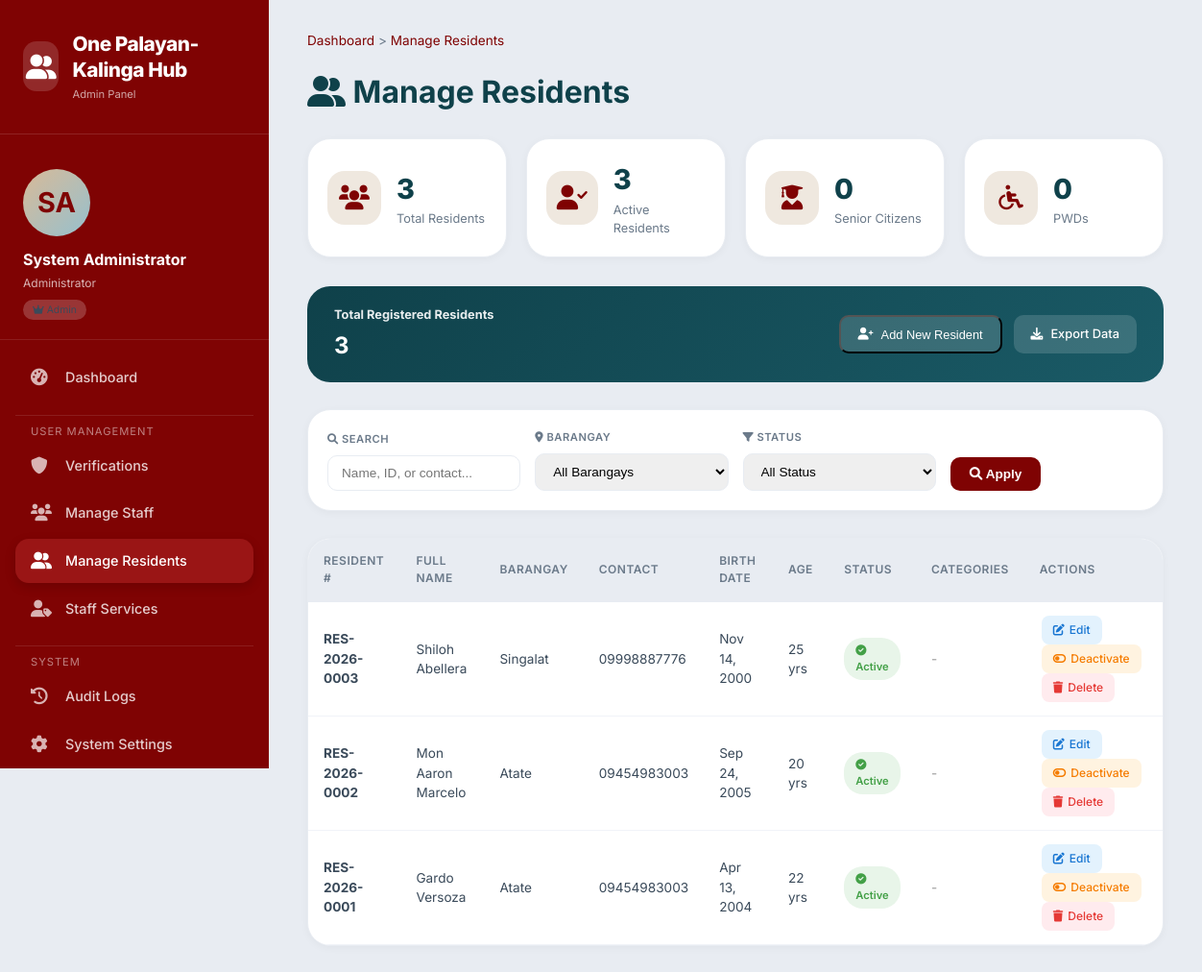
/staff/manage-residents.php (signed in), run on an earlier commit of the app's database.
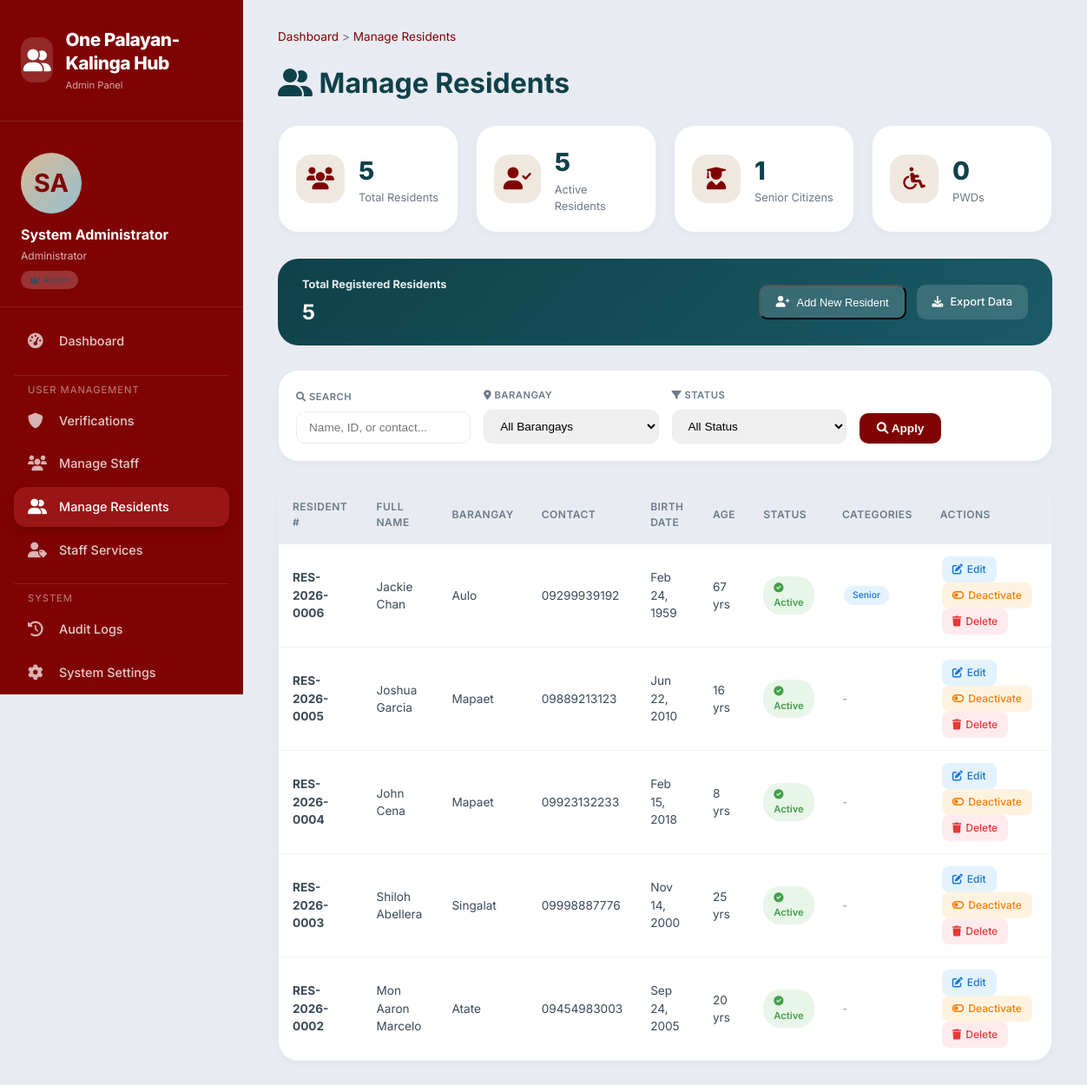
And on a later commit of the database.
### tables this page shows
CREATE TABLE `residents` (
  `id` int(11) NOT NULL,
  `user_id` int(11) DEFAULT NULL,
  `resident_number` varchar(50) DEFAULT NULL,
  `first_name` varchar(100) NOT NULL,
  `last_name` varchar(100) NOT NULL,
  `middle_name` varchar(100) DEFAULT NULL,
  `suffix` varchar(20) DEFAULT NULL,
  `birth_date` date DEFAULT NULL,
  `gender` enum('Male','Female','Other') DEFAULT NULL,
  `civil_status` enum('Single','Married','Widowed','Divorced','Separated') DEFAULT NULL,
  `address` text DEFAULT NULL,
  `barangay` varchar(100) DEFAULT NULL,
  `city` varchar(100) DEFAULT NULL,
  `province` varchar(100) DEFAULT NULL,
  `postal_code` varchar(10) DEFAULT NULL,
  `household_number` varchar(50) DEFAULT NULL,
  `senior_citizen` tinyint(1) DEFAULT 0,
  `pwd` tinyint(1) DEFAULT 0,
  `occupation` varchar(100) DEFAULT NULL,
  `monthly_income` decimal(10,2) DEFAULT 0.00,
  `educational_attainment` varchar(100) DEFAULT NULL,
  `emergency_contact_name` varchar(100) DEFAULT NULL,
  `emergency_contact_number` varchar(20) DEFAULT NULL,
  `relationship` varchar(50) DEFAULT NULL,
  `contact_number` varchar(20) DEFAULT NULL,
  `email` varchar(100) DEFAULT NULL,
  `street` varchar(255) DEFAULT NULL,
  `is_active` tinyint(1) NOT NULL DEFAULT 1,
  `created_at` timestamp NOT NULL DEFAULT current_timestamp(),
  `updated_at` timestamp NOT NULL DEFAULT current_timestamp() ON UPDATE current_timestamp()
);

### staff/manage-residents.php (the view, shortened to what the changed rows need)
<?php
$database = new Database();
$db = $database->getConnection();
$query = "SELECT * FROM residents WHERE 1=1";
$query .= " ORDER BY created_at DESC";
$stmt = $db->prepare($query);
$stmt->execute();
$residents = $stmt->fetchAll(PDO::FETCH_ASSOC);
?>
<!DOCTYPE html>
<html lang="en">
<head>
    <link rel="stylesheet" href="https://cdnjs.cloudflare.com/ajax/libs/font-awesome/6.0.0/css/all.min.css">
</head>
<body>
<div class="app-container">
    <div class="sidebar">
        <div>
            <div class="sidebar-header">
                <div class="logo-text">
                    <h2>One Palayan-Kalinga Hub</h2>
                </div>
            </div>
        </div>
    </div>
    <div class="main-content">
        <h1 style="margin-bottom: 24px; color: var(--midnight);"><i class="fas fa-user-friends"></i> Manage Residents</h1>
        <?php
        $total_residents = count($residents);
        $active_residents = count(array_filter($residents, function($r) { return $r['is_active'] == 1; }));
        $senior_count = count(array_filter($residents, function($r) { return $r['senior_citizen'] == 1; }));
        $pwd_count = count(array_filter($residents, function($r) { return $r['pwd'] == 1; }));
        ?>
        <div class="stats-grid">
            <div class="stat-card">
                <div class="stat-info">
                    <h3><?php echo $total_residents; ?></h3>
                    <p>Total Residents</p>
                </div>
            </div>
            <div class="stat-card">
                <div class="stat-info">
                    <h3><?php echo $active_residents; ?></h3>
                    <p>Active Residents</p>
                </div>
            </div>
            <div class="stat-card">
                <div class="stat-info">
                    <h3><?php echo $senior_count; ?></h3>
                    <p>Senior Citizens</p>
                </div>
            </div>
            <div class="stat-card">
                <div class="stat-info">
                    <h3><?php echo $pwd_count; ?></h3>
                    <p>PWDs</p>
                </div>
            </div>
        </div>
        <div class="quick-actions-bar">
            <div class="resident-info">
                <h4>Total Registered Residents</h4>
                <div class="count"><?php echo $total_residents; ?></div>
            </div>
        </div>
        <div class="table-container">
            <table class="data-table">
                <thead>
                    <tr>
                        <th>Resident #</th>
                        <th>Full Name</th>
                        <th>Barangay</th>
                        <th>Contact</th>
                        <th>Birth Date</th>
                        <th>Age</th>
                        <th>Status</th>
                        <th>Categories</th>
                        <th>Actions</th>
                    </tr>
                </thead>
                <tbody>
                    <?php if(empty($residents)): ?>
                        <tr>
                            <td colspan="9" style="text-align: center; padding: 60px;">
                                <i class="fas fa-users" style="font-size: 48px; color: var(--gray-200); margin-bottom: 15px; display: block;"></i>
                                <p style="color: var(--gray-600);">No residents found</p>
                            </td>
                        </tr>
                    <?php else: ?>
                        <?php foreach($residents as $resident):
                            $age = date_diff(date_create($resident['birth_date']), date_create('today'))->y;
                            $categories = [];
                            if($resident['senior_citizen']) $categories[] = 'Senior';
                        ?>
                        <tr>
                            <td><strong><?php echo htmlspecialchars($resident['resident_number']); ?></strong></td>
                            <td><?php echo htmlspecialchars($resident['first_name'] . ' ' . $resident['last_name']); ?></td>
                            <td><?php echo htmlspecialchars($resident['barangay']); ?></td>
                            <td><?php echo htmlspecialchars($resident['contact_number'] ?: 'N/A'); ?></td>
                            <td><?php echo date('M d, Y', strtotime($resident['birth_date'])); ?></td>
                            <td><?php echo $age; ?> yrs</td>
                            <td>
                                <span class="status-badge status-<?php echo $resident['is_active'] == 1 ? 'active' : 'inactive'; ?>">
                                    <i class="fas fa-<?php echo $resident['is_active'] == 1 ? 'check-circle' : 'times-circle'; ?>"></i>
                                    <?php echo $resident['is_active'] == 1 ? 'Active' : 'Inactive'; ?>
                                </span>
                            </td>
                            <td>
                                <?php if(!empty($categories)): ?>
                                    <?php foreach($categories as $cat): ?>
                                        <span class="category-badge"><?php echo $cat; ?></span>
                                    <?php endforeach; ?>
                                <?php else: ?>
                                    <span style="color: #999;">-</span>
                                <?php endif; ?>
                            </td>
                            <td>
                                <a href="?edit=1&id=<?php echo $resident['id']; ?>" class="btn-sm btn-info" onclick="openEditModal(<?php echo htmlspecialchars(json_encode($resident)); ?>)">
                                    <i class="fas fa-edit"></i> Edit
                                </a>
                                <a href="?toggle_status=1&id=<?php echo $resident['id']; ?>" class="btn-sm btn-warning" onclick="return confirm('Toggle resident status?')">
                                    <i class="fas fa-toggle-<?php echo $resident['is_active'] == 1 ? 'off' : 'on'; ?>"></i>
                                    <?php echo $resident['is_active'] == 1 ? 'Deactivate' : 'Activate'; ?>
                                </a>
                                <a href="?delete=1&id=<?php echo $resident['id']; ?>" class="btn-sm btn-danger" onclick="return confirm('Delete this resident? This action cannot be undone if no transactions exist.')">
                                    <i class="fas fa-trash"></i> Delete
                                </a>
                            </td>
                        </tr>
                        <?php endforeach; ?>
                    <?php endif; ?>
                </tbody>
            </table>
        </div>
    </div>
</div>
</body>
</html>

What changed in the data, as far as the page shows it:
removed residents: resident_number "RES-2026-0001", first_name+last_name "Gardo Versoza", barangay "Atate", contact_number "09454983003", birth_date "Apr 13, 2004", birth_date "22", is_active 1 (drawn)
added residents: senior_citizen "1", pwd "0", resident_number "RES-2026-0006", first_name+last_name "Jackie Chan", barangay "Aulo", contact_number "09299939192", birth_date "Feb 24, 1959", birth_date "67", is_active 1 (drawn), cat "Senior"
added residents: resident_number "RES-2026-0005", first_name+last_name "Joshua Garcia", barangay "Mapaet", contact_number "09889213123", birth_date "Jun 22, 2010", birth_date "16", is_active 1 (drawn)
added residents: resident_number "RES-2026-0004", first_name+last_name "John Cena", barangay "Mapaet", contact_number "09923132233", birth_date "Feb 15, 2018", age "8", is_active 1 (drawn)
Also different on the page:
$total_residents: "3" → "5"
$active_residents: "3" → "5"
$senior_count: "0" → "1"
